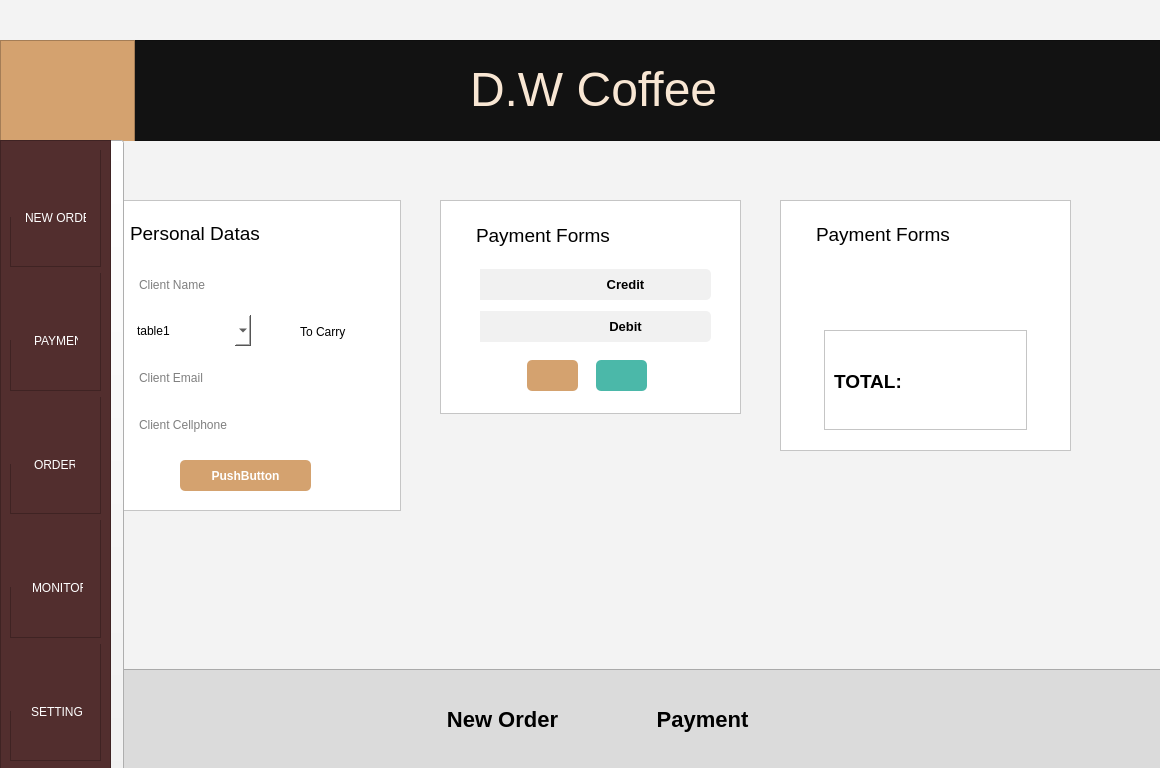
<?xml version="1.0" encoding="UTF-8"?>
<ui version="4.0">
 <class>Dialog</class>
 <widget class="QDialog" name="Dialog">
  <property name="geometry">
   <rect>
    <x>0</x>
    <y>0</y>
    <width>1160</width>
    <height>768</height>
   </rect>
  </property>
  <property name="windowTitle">
   <string>Dialog</string>
  </property>
  <property name="styleSheet">
   <string notr="true">background-color: #F3F3F3</string>
  </property>
  <widget class="QFrame" name="frame">
   <property name="geometry">
    <rect>
     <x>0</x>
     <y>40</y>
     <width>1161</width>
     <height>101</height>
    </rect>
   </property>
   <property name="styleSheet">
    <string notr="true">background-color: #121212</string>
   </property>
   <property name="frameShape">
    <enum>QFrame::StyledPanel</enum>
   </property>
   <property name="frameShadow">
    <enum>QFrame::Raised</enum>
   </property>
   <widget class="QFrame" name="frame_2">
    <property name="geometry">
     <rect>
      <x>0</x>
      <y>0</y>
      <width>135</width>
      <height>102</height>
     </rect>
    </property>
    <property name="styleSheet">
     <string notr="true">background-color: #D4A26F</string>
    </property>
    <property name="frameShape">
     <enum>QFrame::StyledPanel</enum>
    </property>
    <property name="frameShadow">
     <enum>QFrame::Raised</enum>
    </property>
    <widget class="QLabel" name="label">
     <property name="geometry">
      <rect>
       <x>18</x>
       <y>6</y>
       <width>98</width>
       <height>90</height>
      </rect>
     </property>
     <property name="styleSheet">
      <string notr="true">image: url(:/imagens/cGUFyIrl2tqx3cWHufs9--1--5d252-svg (1) 4.png);</string>
     </property>
     <property name="text">
      <string/>
     </property>
    </widget>
   </widget>
   <widget class="QLabel" name="label_2">
    <property name="geometry">
     <rect>
      <x>470</x>
      <y>4</y>
      <width>281</width>
      <height>91</height>
     </rect>
    </property>
    <property name="styleSheet">
     <string notr="true">color: #F8E6D3</string>
    </property>
    <property name="text">
     <string>&lt;html&gt;&lt;head/&gt;&lt;body&gt;&lt;p&gt;&lt;span style=&quot; font-size:36pt;&quot;&gt;D.W Coffee&lt;/span&gt;&lt;/p&gt;&lt;/body&gt;&lt;/html&gt;</string>
    </property>
   </widget>
  </widget>
  <widget class="QFrame" name="frame_3">
   <property name="geometry">
    <rect>
     <x>100</x>
     <y>200</y>
     <width>301</width>
     <height>311</height>
    </rect>
   </property>
   <property name="styleSheet">
    <string notr="true">background-color: white;
border: .5px solid black</string>
   </property>
   <property name="frameShape">
    <enum>QFrame::StyledPanel</enum>
   </property>
   <property name="frameShadow">
    <enum>QFrame::Raised</enum>
   </property>
   <widget class="QFrame" name="frame_6">
    <property name="geometry">
     <rect>
      <x>0</x>
      <y>0</y>
      <width>301</width>
      <height>50</height>
     </rect>
    </property>
    <property name="styleSheet">
     <string notr="true">border: transparent;
background-color: transparent;</string>
    </property>
    <property name="frameShape">
     <enum>QFrame::StyledPanel</enum>
    </property>
    <property name="frameShadow">
     <enum>QFrame::Raised</enum>
    </property>
    <widget class="QFrame" name="frame_8">
     <property name="geometry">
      <rect>
       <x>0</x>
       <y>241</y>
       <width>301</width>
       <height>70</height>
      </rect>
     </property>
     <property name="styleSheet">
      <string notr="true">border: transparent;
background-color: transparent;</string>
     </property>
     <property name="frameShape">
      <enum>QFrame::StyledPanel</enum>
     </property>
     <property name="frameShadow">
      <enum>QFrame::Raised</enum>
     </property>
    </widget>
    <widget class="QLabel" name="label_3">
     <property name="geometry">
      <rect>
       <x>30</x>
       <y>8</y>
       <width>131</width>
       <height>51</height>
      </rect>
     </property>
     <property name="styleSheet">
      <string notr="true"/>
     </property>
     <property name="text">
      <string>&lt;html&gt;&lt;head/&gt;&lt;body&gt;&lt;p&gt;&lt;span style=&quot; font-size:14pt;&quot;&gt;Personal Datas&lt;/span&gt;&lt;/p&gt;&lt;/body&gt;&lt;/html&gt;</string>
     </property>
    </widget>
    <widget class="QLabel" name="label_10">
     <property name="geometry">
      <rect>
       <x>90</x>
       <y>40</y>
       <width>131</width>
       <height>51</height>
      </rect>
     </property>
     <property name="styleSheet">
      <string notr="true"/>
     </property>
     <property name="text">
      <string>&lt;html&gt;&lt;head/&gt;&lt;body&gt;&lt;p&gt;&lt;span style=&quot; font-size:14pt;&quot;&gt;Personal Datas&lt;/span&gt;&lt;/p&gt;&lt;/body&gt;&lt;/html&gt;</string>
     </property>
    </widget>
   </widget>
   <widget class="QFrame" name="frame_7">
    <property name="geometry">
     <rect>
      <x>0</x>
      <y>49</y>
      <width>301</width>
      <height>204</height>
     </rect>
    </property>
    <property name="whatsThis">
     <string>&lt;html&gt;
 &lt;head&gt;
&lt;/head&gt;
&lt;body&gt;
   &lt;p&gt;OPAAAAAAAAAA&lt;/p&gt;
&lt;/body&gt;
&lt;/html&gt;</string>
    </property>
    <property name="styleSheet">
     <string notr="true">border: transparent;
background-color: transparent;</string>
    </property>
    <property name="frameShape">
     <enum>QFrame::StyledPanel</enum>
    </property>
    <property name="frameShadow">
     <enum>QFrame::Raised</enum>
    </property>
    <widget class="QLineEdit" name="lineEdit">
     <property name="geometry">
      <rect>
       <x>30</x>
       <y>20</y>
       <width>231</width>
       <height>31</height>
      </rect>
     </property>
     <property name="styleSheet">
      <string notr="true">QLineEdit{
	border: .5px solid rgba(0, 0, 0, .5);
	background-color: white;
	border-radius: 5px;
	padding: 7px;
}

QLineEdit:hover{
	border-color: rgba(0, 0, 0, 1);
}</string>
     </property>
     <property name="placeholderText">
      <string>Client Name</string>
     </property>
    </widget>
    <widget class="QLineEdit" name="lineEdit_2">
     <property name="geometry">
      <rect>
       <x>30</x>
       <y>113</y>
       <width>231</width>
       <height>31</height>
      </rect>
     </property>
     <property name="styleSheet">
      <string notr="true">QLineEdit{
	border: .5px solid rgba(0, 0, 0, .5);
	background-color: white;
	border-radius: 5px;
	padding: 7px;
}


QLineEdit:hover{
	border-color:  rgba(0, 0, 0, 1);
}</string>
     </property>
     <property name="placeholderText">
      <string>Client Email</string>
     </property>
    </widget>
    <widget class="QLineEdit" name="lineEdit_3">
     <property name="geometry">
      <rect>
       <x>30</x>
       <y>160</y>
       <width>231</width>
       <height>31</height>
      </rect>
     </property>
     <property name="styleSheet">
      <string notr="true">QLineEdit{
	border: .5px solid rgba(0, 0, 0, .5);
	background-color: white;
	border-radius: 5px;
	padding: 7px;
}


QLineEdit:hover{
	border-color:  rgba(0, 0, 0, 1);
}</string>
     </property>
     <property name="placeholderText">
      <string>Client Cellphone</string>
     </property>
    </widget>
    <widget class="QComboBox" name="comboBox">
     <property name="geometry">
      <rect>
       <x>30</x>
       <y>66</y>
       <width>121</width>
       <height>31</height>
      </rect>
     </property>
     <property name="cursor">
      <cursorShape>PointingHandCursor</cursorShape>
     </property>
     <property name="styleSheet">
      <string notr="true">QComboBox{
	border: .5px solid rgba(0, 0, 0, .5);
	background-color: white;
	border-radius: 5px;
	padding: 7px
}

QComboBox:hover{
	border-color: rgba(0, 0, 0, 1);
}</string>
     </property>
     <item>
      <property name="text">
       <string>table1</string>
      </property>
     </item>
     <item>
      <property name="text">
       <string>table2</string>
      </property>
     </item>
     <item>
      <property name="text">
       <string>table3</string>
      </property>
     </item>
     <item>
      <property name="text">
       <string>table4</string>
      </property>
     </item>
     <item>
      <property name="text">
       <string>table5</string>
      </property>
     </item>
     <item>
      <property name="text">
       <string>table6</string>
      </property>
     </item>
     <item>
      <property name="text">
       <string>table7</string>
      </property>
     </item>
     <item>
      <property name="text">
       <string>table8</string>
      </property>
     </item>
     <item>
      <property name="text">
       <string>table9</string>
      </property>
     </item>
     <item>
      <property name="text">
       <string>table10</string>
      </property>
     </item>
    </widget>
    <widget class="QCheckBox" name="checkBox">
     <property name="geometry">
      <rect>
       <x>180</x>
       <y>74</y>
       <width>70</width>
       <height>17</height>
      </rect>
     </property>
     <property name="cursor">
      <cursorShape>PointingHandCursor</cursorShape>
     </property>
     <property name="styleSheet">
      <string notr="true">font-size: 12px;</string>
     </property>
     <property name="text">
      <string>To Carry</string>
     </property>
    </widget>
   </widget>
   <widget class="QPushButton" name="pushButton">
    <property name="geometry">
     <rect>
      <x>80</x>
      <y>260</y>
      <width>131</width>
      <height>31</height>
     </rect>
    </property>
    <property name="cursor">
     <cursorShape>PointingHandCursor</cursorShape>
    </property>
    <property name="styleSheet">
     <string notr="true">QPushButton{
	background-color: #D4A26F;
	border: transparent;
	color: white;
	font-weight: bold;	
	border-radius: 5px;
}

QPushButton:hover{
	background-color: rgba(61, 21, 21, .75);
}

</string>
    </property>
    <property name="text">
     <string>PushButton</string>
    </property>
   </widget>
  </widget>
  <widget class="QFrame" name="frame_4">
   <property name="geometry">
    <rect>
     <x>440</x>
     <y>200</y>
     <width>301</width>
     <height>214</height>
    </rect>
   </property>
   <property name="styleSheet">
    <string notr="true">background-color: white;
border: .5px solid black</string>
   </property>
   <property name="frameShape">
    <enum>QFrame::StyledPanel</enum>
   </property>
   <property name="frameShadow">
    <enum>QFrame::Raised</enum>
   </property>
   <widget class="QFrame" name="frame_9">
    <property name="geometry">
     <rect>
      <x>0</x>
      <y>50</y>
      <width>301</width>
      <height>164</height>
     </rect>
    </property>
    <property name="styleSheet">
     <string notr="true">background-color: transparent;
border-color: transparent</string>
    </property>
    <property name="frameShape">
     <enum>QFrame::StyledPanel</enum>
    </property>
    <property name="frameShadow">
     <enum>QFrame::Raised</enum>
    </property>
    <widget class="QPushButton" name="pushButton_2">
     <property name="geometry">
      <rect>
       <x>100</x>
       <y>19</y>
       <width>171</width>
       <height>31</height>
      </rect>
     </property>
     <property name="cursor">
      <cursorShape>PointingHandCursor</cursorShape>
     </property>
     <property name="styleSheet">
      <string notr="true">QPushButton{
	border: .5px solid rgba(0, 0, 0, .5);
	background-color: #F1F1F1;
	border-radius: 5px;
	padding: 7px;
	font-size: 13px;
	font-weight: 500;
}

QPushButton:hover{
	background-color: rgba(0, 0, 0, .5);
	color: white;
}

</string>
     </property>
     <property name="text">
      <string>Credit</string>
     </property>
    </widget>
    <widget class="QPushButton" name="pushButton_5">
     <property name="geometry">
      <rect>
       <x>156</x>
       <y>110</y>
       <width>51</width>
       <height>31</height>
      </rect>
     </property>
     <property name="cursor">
      <cursorShape>PointingHandCursor</cursorShape>
     </property>
     <property name="styleSheet">
      <string notr="true">QPushButton{
	background-color: #4BB8A9;
	image: url(:/imagens/transferir (2) 1.png);
	border-radius: 5px;
	padding: 7px;
	border: .5px solid rgba(0, 0, 0, .5);
}

QPushButton:hover{
	background-color: rgba(75, 184, 169, .7);
}

</string>
     </property>
     <property name="text">
      <string/>
     </property>
    </widget>
    <widget class="QPushButton" name="pushButton_4">
     <property name="geometry">
      <rect>
       <x>87</x>
       <y>110</y>
       <width>51</width>
       <height>31</height>
      </rect>
     </property>
     <property name="cursor">
      <cursorShape>PointingHandCursor</cursorShape>
     </property>
     <property name="styleSheet">
      <string notr="true">QPushButton{
	background-color: #D4A26F;
	image: url(:/imagens/transferir (1) (1) 1.png);
	border-radius: 5px;
	padding: 7px;
	border: transparent;
}

QPushButton:hover{
	background-color: rgba(212, 162, 111, .7);
}


</string>
     </property>
     <property name="text">
      <string/>
     </property>
    </widget>
    <widget class="QLabel" name="label_4">
     <property name="geometry">
      <rect>
       <x>40</x>
       <y>19</y>
       <width>70</width>
       <height>31</height>
      </rect>
     </property>
     <property name="cursor">
      <cursorShape>PointingHandCursor</cursorShape>
     </property>
     <property name="styleSheet">
      <string notr="true">border: .5px solid rgba(0, 0, 0, .5);
background-color: #F1F1F1;
padding: 7px;
font-size: 13px;
font-weight: 500;
</string>
     </property>
     <property name="text">
      <string/>
     </property>
    </widget>
    <widget class="QLabel" name="label_5">
     <property name="geometry">
      <rect>
       <x>53</x>
       <y>25</y>
       <width>41</width>
       <height>21</height>
      </rect>
     </property>
     <property name="cursor">
      <cursorShape>PointingHandCursor</cursorShape>
     </property>
     <property name="styleSheet">
      <string notr="true">image: url(:/imagens/icone-do-cartao-de-credito_910989-1537 2.png);
border-color: transparent;
background-color: transparent;</string>
     </property>
     <property name="text">
      <string/>
     </property>
    </widget>
    <widget class="QPushButton" name="pushButton_3">
     <property name="geometry">
      <rect>
       <x>100</x>
       <y>61</y>
       <width>171</width>
       <height>31</height>
      </rect>
     </property>
     <property name="cursor">
      <cursorShape>PointingHandCursor</cursorShape>
     </property>
     <property name="styleSheet">
      <string notr="true">QPushButton{
	border: .5px solid rgba(0, 0, 0, .5);
	background-color: #F1F1F1;
	border-radius: 5px;
	padding: 7px;
	font-size: 13px;
	font-weight: 500;
}

QPushButton:hover{
	background-color: rgba(0, 0, 0, .5);
	color: white;
}</string>
     </property>
     <property name="text">
      <string>Debit</string>
     </property>
    </widget>
    <widget class="QLabel" name="label_6">
     <property name="geometry">
      <rect>
       <x>40</x>
       <y>61</y>
       <width>70</width>
       <height>31</height>
      </rect>
     </property>
     <property name="cursor">
      <cursorShape>PointingHandCursor</cursorShape>
     </property>
     <property name="styleSheet">
      <string notr="true">border: .5px solid rgba(0, 0, 0, .5);
background-color: #F1F1F1;

padding: 7px;
font-size: 13px;
font-weight: 500;
</string>
     </property>
     <property name="text">
      <string/>
     </property>
    </widget>
    <widget class="QLabel" name="label_7">
     <property name="geometry">
      <rect>
       <x>58</x>
       <y>63</y>
       <width>30</width>
       <height>30</height>
      </rect>
     </property>
     <property name="styleSheet">
      <string notr="true">image: url(:/imagens/icone-do-cartao-de-pagamento_419328-1911 2 (1).png);</string>
     </property>
     <property name="text">
      <string/>
     </property>
    </widget>
   </widget>
   <widget class="QFrame" name="frame_10">
    <property name="geometry">
     <rect>
      <x>0</x>
      <y>0</y>
      <width>301</width>
      <height>51</height>
     </rect>
    </property>
    <property name="styleSheet">
     <string notr="true">background-color: transparent;
border-color: transparent;</string>
    </property>
    <property name="frameShape">
     <enum>QFrame::StyledPanel</enum>
    </property>
    <property name="frameShadow">
     <enum>QFrame::Raised</enum>
    </property>
    <widget class="QLabel" name="label_8">
     <property name="geometry">
      <rect>
       <x>36</x>
       <y>10</y>
       <width>137</width>
       <height>51</height>
      </rect>
     </property>
     <property name="styleSheet">
      <string notr="true"/>
     </property>
     <property name="text">
      <string>&lt;html&gt;&lt;head/&gt;&lt;body&gt;&lt;p&gt;&lt;span style=&quot; font-size:14pt;&quot;&gt;Payment Forms&lt;/span&gt;&lt;/p&gt;&lt;/body&gt;&lt;/html&gt;</string>
     </property>
    </widget>
   </widget>
  </widget>
  <widget class="QFrame" name="frame_5">
   <property name="geometry">
    <rect>
     <x>780</x>
     <y>200</y>
     <width>291</width>
     <height>251</height>
    </rect>
   </property>
   <property name="styleSheet">
    <string notr="true">background-color: white;
border: .5px solid black</string>
   </property>
   <property name="frameShape">
    <enum>QFrame::StyledPanel</enum>
   </property>
   <property name="frameShadow">
    <enum>QFrame::Raised</enum>
   </property>
   <widget class="QFrame" name="frame_11">
    <property name="geometry">
     <rect>
      <x>0</x>
      <y>0</y>
      <width>292</width>
      <height>51</height>
     </rect>
    </property>
    <property name="styleSheet">
     <string notr="true">background-color: transparent;
border-color: transparent;</string>
    </property>
    <property name="frameShape">
     <enum>QFrame::StyledPanel</enum>
    </property>
    <property name="frameShadow">
     <enum>QFrame::Raised</enum>
    </property>
    <widget class="QLabel" name="label_9">
     <property name="geometry">
      <rect>
       <x>36</x>
       <y>9</y>
       <width>137</width>
       <height>51</height>
      </rect>
     </property>
     <property name="styleSheet">
      <string notr="true"/>
     </property>
     <property name="text">
      <string>&lt;html&gt;&lt;head/&gt;&lt;body&gt;&lt;p&gt;&lt;span style=&quot; font-size:14pt;&quot;&gt;Payment Forms&lt;/span&gt;&lt;/p&gt;&lt;/body&gt;&lt;/html&gt;</string>
     </property>
    </widget>
   </widget>
   <widget class="QFrame" name="frame_12">
    <property name="geometry">
     <rect>
      <x>0</x>
      <y>50</y>
      <width>292</width>
      <height>65</height>
     </rect>
    </property>
    <property name="styleSheet">
     <string notr="true">background-color: transparent;
border-color: transparent;</string>
    </property>
    <property name="frameShape">
     <enum>QFrame::StyledPanel</enum>
    </property>
    <property name="frameShadow">
     <enum>QFrame::Raised</enum>
    </property>
    <widget class="QFrame" name="frame_13">
     <property name="geometry">
      <rect>
       <x>0</x>
       <y>70</y>
       <width>292</width>
       <height>130</height>
      </rect>
     </property>
     <property name="styleSheet">
      <string notr="true">background-color: transparent;
border-color: transparent;</string>
     </property>
     <property name="frameShape">
      <enum>QFrame::StyledPanel</enum>
     </property>
     <property name="frameShadow">
      <enum>QFrame::Raised</enum>
     </property>
    </widget>
    <widget class="QPushButton" name="pushButton_6">
     <property name="geometry">
      <rect>
       <x>41</x>
       <y>18</y>
       <width>205</width>
       <height>31</height>
      </rect>
     </property>
     <property name="cursor">
      <cursorShape>PointingHandCursor</cursorShape>
     </property>
     <property name="styleSheet">
      <string notr="true">QPushButton{
	border: .5px solid rgba(0, 0, 0, .5);
	background-color: rgba(61, 21, 21, .75);
	border-radius: 5px;
	padding: 7px;
	font-size: 13px;
	font-weight: bold;
	color: white;
}

QPushButton:hover{
	background-color: rgba(61, 21, 21, .95);
}

</string>
     </property>
     <property name="text">
      <string>Credit</string>
     </property>
    </widget>
   </widget>
   <widget class="QFrame" name="frame_14">
    <property name="geometry">
     <rect>
      <x>44</x>
      <y>130</y>
      <width>203</width>
      <height>100</height>
     </rect>
    </property>
    <property name="styleSheet">
     <string notr="true">border-right-color: transparent;
border-left-color: transparent;
border-top-color:  rgba(0, 0, 0, .5);
border-bottom-color:  rgba(0, 0, 0, .5);
</string>
    </property>
    <property name="frameShape">
     <enum>QFrame::StyledPanel</enum>
    </property>
    <property name="frameShadow">
     <enum>QFrame::Raised</enum>
    </property>
    <widget class="QLabel" name="label_11">
     <property name="geometry">
      <rect>
       <x>10</x>
       <y>26</y>
       <width>77</width>
       <height>51</height>
      </rect>
     </property>
     <property name="styleSheet">
      <string notr="true">border-color: transparent;
font-weight: bold;</string>
     </property>
     <property name="text">
      <string>&lt;html&gt;&lt;head/&gt;&lt;body&gt;&lt;p&gt;&lt;span style=&quot; font-size:14pt;&quot;&gt;TOTAL:&lt;/span&gt;&lt;/p&gt;&lt;/body&gt;&lt;/html&gt;</string>
     </property>
    </widget>
   </widget>
  </widget>
  <widget class="QFrame" name="frame_16">
   <property name="geometry">
    <rect>
     <x>0</x>
     <y>669</y>
     <width>1171</width>
     <height>101</height>
    </rect>
   </property>
   <property name="styleSheet">
    <string notr="true">background-color: #DBDBDB;</string>
   </property>
   <property name="frameShape">
    <enum>QFrame::StyledPanel</enum>
   </property>
   <property name="frameShadow">
    <enum>QFrame::Raised</enum>
   </property>
   <widget class="QPushButton" name="pushButton_7">
    <property name="geometry">
     <rect>
      <x>437</x>
      <y>35</y>
      <width>131</width>
      <height>31</height>
     </rect>
    </property>
    <property name="cursor">
     <cursorShape>PointingHandCursor</cursorShape>
    </property>
    <property name="styleSheet">
     <string notr="true">QPushButton{
	border: transparent;
	background-color: transparent;
	font-size: 22px;
	font-weight: bold;

}

QPushButton:hover{
	color: rgba(61, 21, 21, .75);
}
</string>
    </property>
    <property name="text">
     <string>New Order</string>
    </property>
   </widget>
   <widget class="QPushButton" name="pushButton_8">
    <property name="geometry">
     <rect>
      <x>637</x>
      <y>35</y>
      <width>131</width>
      <height>31</height>
     </rect>
    </property>
    <property name="cursor">
     <cursorShape>PointingHandCursor</cursorShape>
    </property>
    <property name="styleSheet">
     <string notr="true">QPushButton{
	border: transparent;
	background-color: transparent;
	font-size: 22px;
	font-weight: bold;
}

QPushButton:hover{
	color: rgba(61, 21, 21, .75);
}</string>
    </property>
    <property name="text">
     <string>Payment</string>
    </property>
   </widget>
  </widget>
  <widget class="QPushButton" name="pushButton_9">
   <property name="geometry">
    <rect>
     <x>0</x>
     <y>140</y>
     <width>32</width>
     <height>631</height>
    </rect>
   </property>
   <property name="cursor">
    <cursorShape>PointingHandCursor</cursorShape>
   </property>
   <property name="styleSheet">
    <string notr="true">QPushButton{
	image: url(:/imagens/Arrow 2.png);
	background-color: rgba(0, 0, 0, .1);
}

QPushButton:hover{
	background-color: rgba(0, 0, 0, .2);
}</string>
   </property>
   <property name="text">
    <string/>
   </property>
  </widget>
  <widget class="QFrame" name="frame_15">
   <property name="geometry">
    <rect>
     <x>0</x>
     <y>140</y>
     <width>111</width>
     <height>631</height>
    </rect>
   </property>
   <property name="styleSheet">
    <string notr="true">background-color: #522E2E</string>
   </property>
   <property name="frameShape">
    <enum>QFrame::StyledPanel</enum>
   </property>
   <property name="frameShadow">
    <enum>QFrame::Raised</enum>
   </property>
   <layout class="QVBoxLayout" name="verticalLayout">
    <item>
     <widget class="QFrame" name="frame_17">
      <property name="cursor">
       <cursorShape>PointingHandCursor</cursorShape>
      </property>
      <property name="frameShape">
       <enum>QFrame::StyledPanel</enum>
      </property>
      <property name="frameShadow">
       <enum>QFrame::Raised</enum>
      </property>
      <widget class="QLabel" name="label_12">
       <property name="geometry">
        <rect>
         <x>-1</x>
         <y>-14</y>
         <width>91</width>
         <height>81</height>
        </rect>
       </property>
       <property name="styleSheet">
        <string notr="true">image: url(:/imagens/transferir (1) 1.png);</string>
       </property>
       <property name="text">
        <string/>
       </property>
      </widget>
      <widget class="QLabel" name="label_13">
       <property name="geometry">
        <rect>
         <x>15</x>
         <y>60</y>
         <width>61</width>
         <height>16</height>
        </rect>
       </property>
       <property name="styleSheet">
        <string notr="true">color: rgb(255, 255, 255);</string>
       </property>
       <property name="text">
        <string>NEW ORDER</string>
       </property>
      </widget>
     </widget>
    </item>
    <item>
     <widget class="QFrame" name="frame_18">
      <property name="cursor">
       <cursorShape>PointingHandCursor</cursorShape>
      </property>
      <property name="frameShape">
       <enum>QFrame::StyledPanel</enum>
      </property>
      <property name="frameShadow">
       <enum>QFrame::Raised</enum>
      </property>
      <widget class="QLabel" name="label_14">
       <property name="geometry">
        <rect>
         <x>-1</x>
         <y>-14</y>
         <width>91</width>
         <height>81</height>
        </rect>
       </property>
       <property name="styleSheet">
        <string notr="true">image: url(:/imagens/🦆 icon _cart o_.png);</string>
       </property>
       <property name="text">
        <string/>
       </property>
      </widget>
      <widget class="QLabel" name="label_15">
       <property name="geometry">
        <rect>
         <x>24</x>
         <y>60</y>
         <width>44</width>
         <height>16</height>
        </rect>
       </property>
       <property name="styleSheet">
        <string notr="true">color: rgb(255, 255, 255);
text-align: center;</string>
       </property>
       <property name="text">
        <string>PAYMENT</string>
       </property>
      </widget>
     </widget>
    </item>
    <item>
     <widget class="QFrame" name="frame_19">
      <property name="cursor">
       <cursorShape>PointingHandCursor</cursorShape>
      </property>
      <property name="frameShape">
       <enum>QFrame::StyledPanel</enum>
      </property>
      <property name="frameShadow">
       <enum>QFrame::Raised</enum>
      </property>
      <widget class="QLabel" name="label_16">
       <property name="geometry">
        <rect>
         <x>-1</x>
         <y>-14</y>
         <width>91</width>
         <height>81</height>
        </rect>
       </property>
       <property name="styleSheet">
        <string notr="true">image: url(:/imagens/free-invoice-3155204-2630870 1.png);</string>
       </property>
       <property name="text">
        <string/>
       </property>
      </widget>
      <widget class="QLabel" name="label_17">
       <property name="geometry">
        <rect>
         <x>24</x>
         <y>60</y>
         <width>41</width>
         <height>16</height>
        </rect>
       </property>
       <property name="styleSheet">
        <string notr="true">color: rgb(255, 255, 255);</string>
       </property>
       <property name="text">
        <string>ORDERS</string>
       </property>
      </widget>
     </widget>
    </item>
    <item>
     <widget class="QFrame" name="frame_20">
      <property name="cursor">
       <cursorShape>PointingHandCursor</cursorShape>
      </property>
      <property name="frameShape">
       <enum>QFrame::StyledPanel</enum>
      </property>
      <property name="frameShadow">
       <enum>QFrame::Raised</enum>
      </property>
      <widget class="QLabel" name="label_18">
       <property name="geometry">
        <rect>
         <x>-1</x>
         <y>-14</y>
         <width>91</width>
         <height>81</height>
        </rect>
       </property>
       <property name="styleSheet">
        <string notr="true">image: url(:/imagens/free-monitor-1629555-1383411 1.png);</string>
       </property>
       <property name="text">
        <string/>
       </property>
      </widget>
      <widget class="QLabel" name="label_19">
       <property name="geometry">
        <rect>
         <x>22</x>
         <y>60</y>
         <width>51</width>
         <height>16</height>
        </rect>
       </property>
       <property name="styleSheet">
        <string notr="true">color: rgb(255, 255, 255);</string>
       </property>
       <property name="text">
        <string>MONITOR</string>
       </property>
      </widget>
     </widget>
    </item>
    <item>
     <widget class="QFrame" name="frame_21">
      <property name="frameShape">
       <enum>QFrame::StyledPanel</enum>
      </property>
      <property name="frameShadow">
       <enum>QFrame::Raised</enum>
      </property>
      <widget class="QLabel" name="label_20">
       <property name="geometry">
        <rect>
         <x>-1</x>
         <y>-14</y>
         <width>91</width>
         <height>81</height>
        </rect>
       </property>
       <property name="cursor">
        <cursorShape>PointingHandCursor</cursorShape>
       </property>
       <property name="styleSheet">
        <string notr="true">image: url(:/imagens/mindtouch 1.png);
</string>
       </property>
       <property name="text">
        <string/>
       </property>
      </widget>
      <widget class="QLabel" name="label_21">
       <property name="geometry">
        <rect>
         <x>21</x>
         <y>60</y>
         <width>51</width>
         <height>16</height>
        </rect>
       </property>
       <property name="cursor">
        <cursorShape>PointingHandCursor</cursorShape>
       </property>
       <property name="styleSheet">
        <string notr="true">color: rgb(255, 255, 255);</string>
       </property>
       <property name="text">
        <string>SETTINGS</string>
       </property>
      </widget>
     </widget>
    </item>
   </layout>
  </widget>
  <widget class="QPushButton" name="pushButton_10">
   <property name="geometry">
    <rect>
     <x>108</x>
     <y>140</y>
     <width>16</width>
     <height>631</height>
    </rect>
   </property>
   <property name="cursor">
    <cursorShape>PointingHandCursor</cursorShape>
   </property>
   <property name="styleSheet">
    <string notr="true">QPushButton{
	image: url(:/imagens/Arrow 1.png);
	background-color: rgba(0, 0, 0, .1);
	transform: rotate(45deg)
}

QPushButton:hover{
	background-color: rgba(0, 0, 0, .2);
}</string>
   </property>
   <property name="text">
    <string/>
   </property>
  </widget>
  <zorder>frame</zorder>
  <zorder>frame_3</zorder>
  <zorder>frame_4</zorder>
  <zorder>frame_5</zorder>
  <zorder>frame_16</zorder>
  <zorder>pushButton_9</zorder>
  <zorder>pushButton_10</zorder>
  <zorder>frame_15</zorder>
 </widget>
 <resources>
  <include location="../../imagens/imagens.qrc"/>
 </resources>
 <connections/>
</ui>
